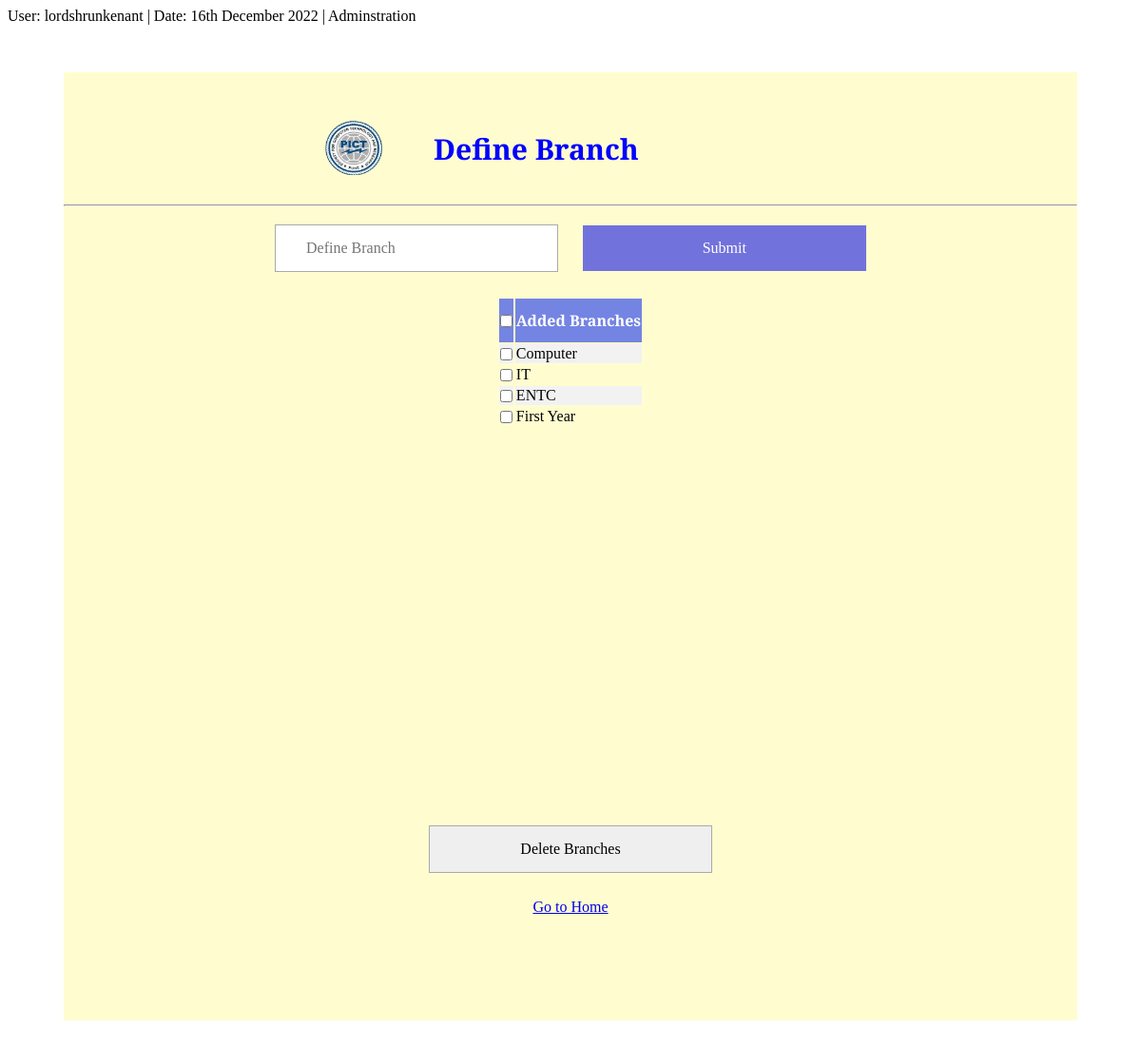
Screenshot of /basicform/addbcds/0 (signed in) with the database file from the repository.
### basicform/models.py (models this page shows)
class Branch(models.Model):
    branch_name=models.CharField(primary_key=True,max_length=50)
    def __str__(self):
        return self.branch_name

### basicform/views.py (the view, shortened to what this page needs)
# urls.py: re_path(r'addbcds/(?P<cat>.{1})',views.addbcds,name='adcls'),
def addbcds(request,cat):
    cat=int(cat)
    if  not request.user.is_authenticated or not request.user.groups.filter(name='Administrator').exists(): return redirect('login')
    context={'cat':cat}
    branches=Branch.objects.all()
    branchlist=branches.values()
    divisions=Division.objects.all().values('branch_name__branch_name','class_name__class_name','div_name').order_by('branch_name__branch_name','class_name__class_name','div_name')
    subjects=Subject.objects.all().values('branch_name__branch_name','class_name__class_name','sub_name','division__div_name').order_by('branch_name__branch_name','class_name__class_name','sub_name','division__div_name')
    context['divisions']=divisions
    context['subjects']=subjects
    context['branches']=branches
    context['branchlist']=branchlist
    classes=Clss.objects.select_related('branch_name').all().values('branch_name_id','class_name').order_by('branch_name_id','class_name')
    context['classes']=classes
    return render(request,'addclass.html',context)

### basicform/templatetags/customtags.py (called while the page is built)
@register.filter(name='has_group')
def has_group(user, group_name):
    return user.groups.filter(name=group_name).exists()

### basicform/templates/addclass.html (shortened to what this page needs)
{%load static%}
{%load customtags%}
<head>
</head>
<link rel='stylesheet' href="{% static 'Base.css' %}">
<div class="name">User: {{user.get_username}} | Date: {% now "jS F Y" %} | {%if user|has_group:"Administrator"%}Adminstration{%elif user|has_group:"Data Entry"%}Data Entry{%endif%}</div>
<div class="home">
    <div class="heading">
      {%if cat is 0%}<h3>Define Branch</h3>
      {%elif cat is 1%}<h3>Define Class</h3>
      {%elif cat is 2%}<h3>Define Division</h3>
      {%elif cat is 3%}<h3>Define Subject</h3>
      {%endif%}
      <img src="{% static 'PICT-Logo.png' %}">
    </div>
  <hr>
  {%if cat is 0%}
  <form action=""method="POST">
    <input type="text" placeholder="Define Branch" name="new branch name" id="textin">
    <input type="submit" id="submit"></form>
    <div class="tab">
      <table>
        <tr>
          <th><input type="checkbox" class="chall" onclick="selectall()"></th>
          <th>Added Branches</th></tr>
        {%for i in branchlist%}
        <tr>
          <td><input type="checkbox" class='scndry'></td>
        {%for key,value in i.items%}
        <td>{{value}}</td>
        {%endfor%}
      </tr>
      {%endfor%}
      </table>
      </div>
      <form action="{%url 'delent'%}" method="POST" id="deletebranch">
        <input type="button" value="Delete Branches" onpointerdown="deleteentity('branch',1)">
      </form>
        {%endif%}
      <a href="{%url 'acdadmin' %}">Go to Home</a>
  </div>

### basicform/statics/Base.css (style rules this page uses)
.home { background-color: #FFFDD0; margin: 50px auto; padding: 110px 0; text-align: center; width: 90%; font-family: 'Arvo', serif; align-items: center; }
.heading { display:inline-block; }
.chall { width:100%; }
.scndry { width: 100%; }
.tab { overflow-y: scroll; width: fit-content; height: 545px; margin: auto; }
tr:nth-child(even) { background-color: #f2f2f2; }
table { margin: auto; }
th { padding-top: 12px; padding-bottom: 12px; text-align: left; background-color: #7484e2; color: white; }
#submit { background-color: #7272dc; border: none; color: white; padding: 15px 32px; text-align: center; text-decoration: none; display: inline-block; font-size: 16px; cursor: pointer; }
img { width: 60; margin: -60px 30px; position: absolute; float: left; }
h3 { color: blue; width: 50%; margin: -50px 180px 30px; font-size: 30px; float: right; }
input { padding: 15px 32px; width: 28%; margin: 1%; font-size: 16px; font-family: Raleway; border: 1px solid #aaaaaa; }

### rows the page displays
Branch: i "Computer"
Branch: i "IT"
Branch: i "ENTC"
Branch: i "First Year"

### other values shown
{{ user.get_username }} "lordshrunkenant"
